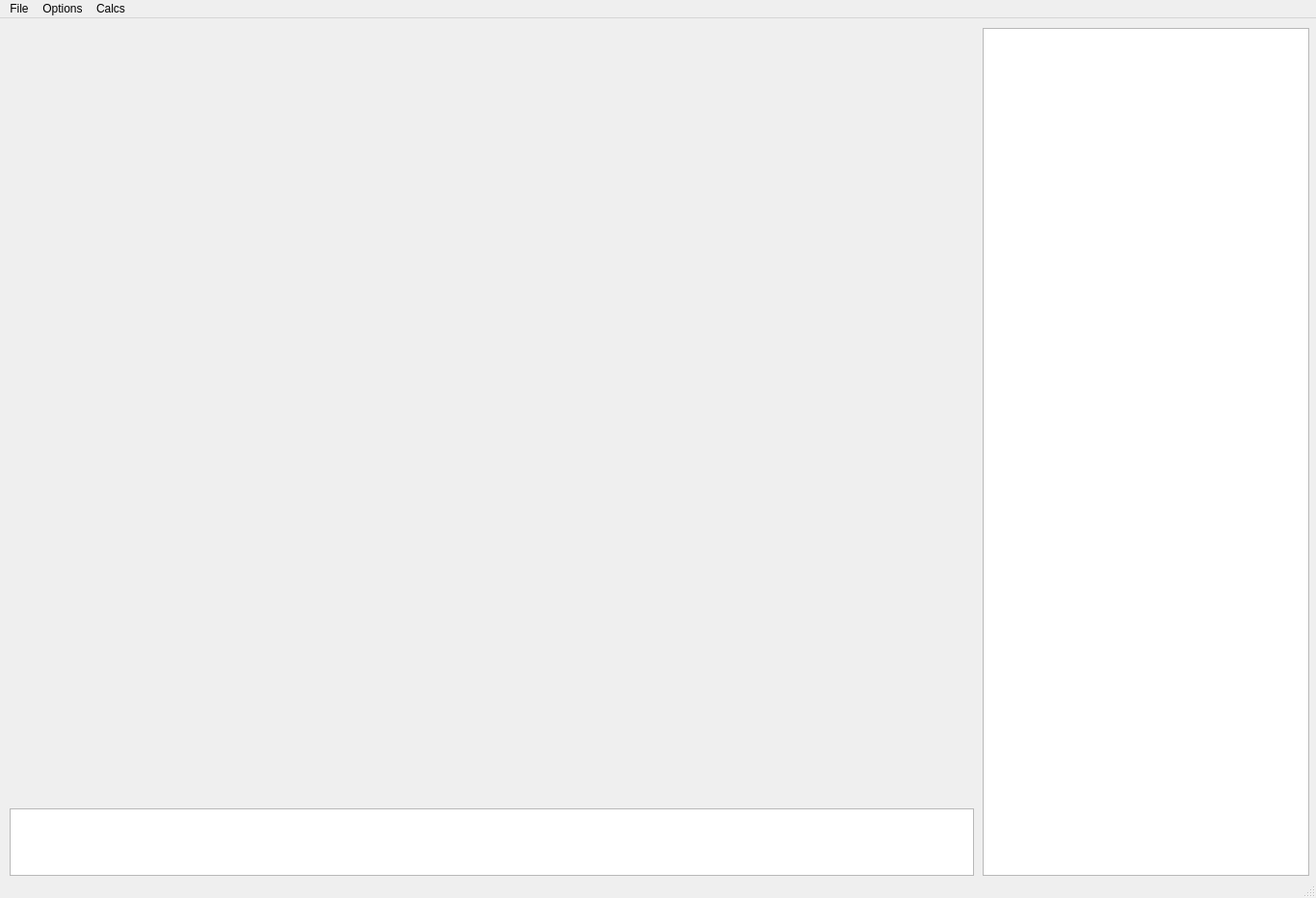
<?xml version="1.0" encoding="UTF-8"?>
<ui version="4.0">
 <class>MainWindow</class>
 <widget class="QMainWindow" name="MainWindow">
  <property name="geometry">
   <rect>
    <x>0</x>
    <y>0</y>
    <width>1366</width>
    <height>932</height>
   </rect>
  </property>
  <property name="minimumSize">
   <size>
    <width>1300</width>
    <height>932</height>
   </size>
  </property>
  <property name="windowTitle">
   <string>MainWindow</string>
  </property>
  <widget class="QWidget" name="centralwidget">
   <widget class="ROIArea" name="roiArea" native="true">
    <property name="geometry">
     <rect>
      <x>10</x>
      <y>10</y>
      <width>999</width>
      <height>800</height>
     </rect>
    </property>
    <property name="minimumSize">
     <size>
      <width>999</width>
      <height>800</height>
     </size>
    </property>
    <property name="focusPolicy">
     <enum>Qt::FocusPolicy::ClickFocus</enum>
    </property>
    <property name="layoutDirection">
     <enum>Qt::LayoutDirection::LeftToRight</enum>
    </property>
    <property name="autoFillBackground">
     <bool>true</bool>
    </property>
   </widget>
   <widget class="QListWidget" name="listWidget">
    <property name="geometry">
     <rect>
      <x>10</x>
      <y>820</y>
      <width>1001</width>
      <height>70</height>
     </rect>
    </property>
   </widget>
   <widget class="QTreeView" name="treeView">
    <property name="geometry">
     <rect>
      <x>1020</x>
      <y>10</y>
      <width>339</width>
      <height>880</height>
     </rect>
    </property>
    <property name="minimumSize">
     <size>
      <width>300</width>
      <height>880</height>
     </size>
    </property>
   </widget>
  </widget>
  <widget class="QMenuBar" name="menubar">
   <property name="geometry">
    <rect>
     <x>0</x>
     <y>0</y>
     <width>1366</width>
     <height>23</height>
    </rect>
   </property>
   <widget class="QMenu" name="menuFile">
    <property name="title">
     <string>File</string>
    </property>
    <addaction name="actionOpen_File"/>
    <addaction name="actionClose_File"/>
    <addaction name="actionQuit"/>
    <addaction name="separator"/>
    <addaction name="actionOpen_GeoJSON_File"/>
   </widget>
   <widget class="QMenu" name="menuOptions">
    <property name="title">
     <string>Options</string>
    </property>
    <widget class="QMenu" name="menuSave_Drawn_Area">
     <property name="title">
      <string>Save Drawn Area</string>
     </property>
     <addaction name="actionSIRGAS2000_UTM24S"/>
     <addaction name="actionWGS84"/>
    </widget>
    <widget class="QMenu" name="menuLayer">
     <property name="title">
      <string>Layer</string>
     </property>
     <addaction name="actionAdd_Layer_2"/>
     <addaction name="actionRemove_Layer"/>
    </widget>
    <addaction name="menuLayer"/>
    <addaction name="menuSave_Drawn_Area"/>
    <addaction name="actionCalculate_Minimum_Area_Rectangle"/>
   </widget>
   <widget class="QMenu" name="menuCalcs">
    <property name="title">
     <string>Calcs</string>
    </property>
    <addaction name="actionOpen_Drone_Info"/>
    <addaction name="actionCalculate_Drone_Cap"/>
    <addaction name="actionDecompose_ROI"/>
    <addaction name="actionShow_Decomposed_ROI"/>
    <addaction name="actionWaypoints"/>
   </widget>
   <addaction name="menuFile"/>
   <addaction name="menuOptions"/>
   <addaction name="menuCalcs"/>
  </widget>
  <widget class="QStatusBar" name="statusbar"/>
  <action name="actionAbout">
   <property name="text">
    <string>About</string>
   </property>
  </action>
  <action name="actionOpen_File">
   <property name="text">
    <string>Open File</string>
   </property>
  </action>
  <action name="actionClose_File">
   <property name="text">
    <string>Close File</string>
   </property>
  </action>
  <action name="actionQuit">
   <property name="text">
    <string>Quit</string>
   </property>
  </action>
  <action name="actionSIRGAS2000_UTM24S">
   <property name="text">
    <string>SIRGAS2000/UTM24S</string>
   </property>
  </action>
  <action name="actionWGS84">
   <property name="text">
    <string>WGS84</string>
   </property>
  </action>
  <action name="actionOpen_GeoJSON_File">
   <property name="text">
    <string>Open GeoJSON File</string>
   </property>
  </action>
  <action name="actionCalculate_Minimum_Area_Rectangle">
   <property name="text">
    <string>Calculate Minimum Area Rectangle</string>
   </property>
  </action>
  <action name="actionAdd_Layer_2">
   <property name="text">
    <string>Add Layer</string>
   </property>
  </action>
  <action name="actionRemove_Layer">
   <property name="text">
    <string>Remove Layer</string>
   </property>
  </action>
  <action name="actionOpen_Drone_Info">
   <property name="text">
    <string>Open Drone Info</string>
   </property>
  </action>
  <action name="actionCalculate_Drone_Cap">
   <property name="text">
    <string>Calculate Drone Cap.</string>
   </property>
  </action>
  <action name="actionDecompose_ROI">
   <property name="text">
    <string>Decompose ROI</string>
   </property>
  </action>
  <action name="actionShow_Decomposed_ROI">
   <property name="text">
    <string>Show Decomposed ROI</string>
   </property>
  </action>
  <action name="actionWaypoints">
   <property name="text">
    <string>Waypoints</string>
   </property>
  </action>
 </widget>
 <customwidgets>
  <customwidget>
   <class>ROIArea</class>
   <extends>QWidget</extends>
   <header>ROIArea.h</header>
   <container>1</container>
  </customwidget>
 </customwidgets>
 <resources/>
 <connections/>
</ui>
